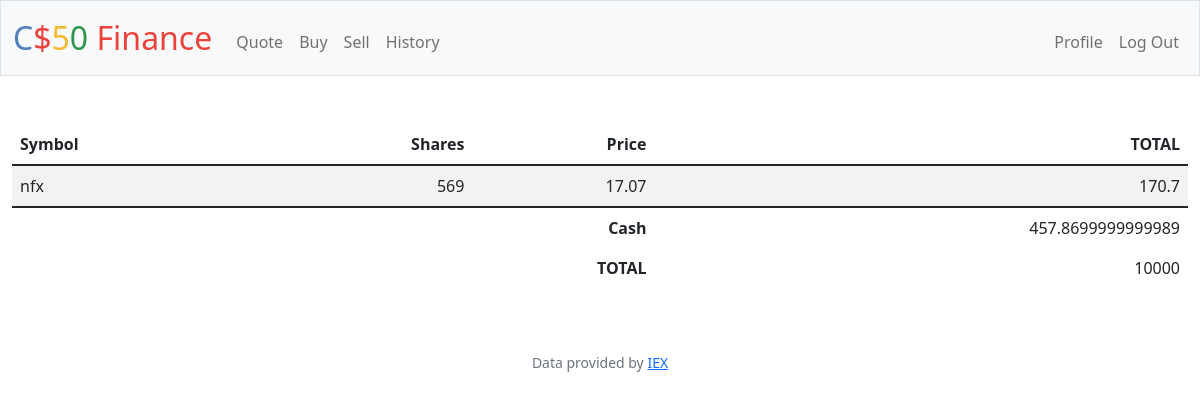
The app's page / (signed in) with its own data.
### tables this page shows
CREATE TABLE purchse (id INTEGER PRIMARY KEY AUTOINCREMENT NOT NULL ,user_id INGEGER NOT NULL,  symbol TEXT NOT NULL,  shares NUMERIC NOT NULL,price REAL NOT NULL, total REAL NOT NULL,FOREIGN KEY(user_id) REFERENCES users(id));

CREATE TABLE users (id INTEGER PRIMARY KEY AUTOINCREMENT NOT NULL, username TEXT NOT NULL, hash TEXT NOT NULL, cash NUMERIC NOT NULL DEFAULT 10000.00, total_cash NUMERIC NOT NULL DEFAULT 10000.00);

### app.py (the view)
@app.route("/")
@login_required
def index():
    if session.get("user_id"):
        db_user = db.execute ("SELECT * FROM users WHERE id=?",session["user_id"])
        user_data = db.execute("SELECT * FROM purchse WHERE user_id =?" ,session["user_id"])
        return render_template("index.html",user_data =user_data,db_user=db_user)
    else:
        return redirect("/login")

### app.py (called while the page is built)
@app.after_request
def after_request(response):
    response.headers["Cache-Control"] = "no-cache, no-store, must-revalidate"
    response.headers["Expires"] = 0
    response.headers["Pragma"] = "no-cache"
    return response

### helpers.py (called while the page is built)
def login_required(f):
    @wraps(f)
    def decorated_function(*args, **kwargs):
        if session.get("user_id") is None:
            return redirect("/login")
        return f(*args, **kwargs)
    return decorated_function

### templates/index.html (shortened to what this page needs)
{% extends "layout.html" %}
{% block main %}
    <table class="table table-striped">
        <thead>
            <tr>
                <th class="text-start">Symbol</th>
                <th class="text-end">Shares</th>
                <th class="text-end">Price</th>
                <th class="text-end">TOTAL</th>
            </tr>
        </thead>
        <tbody>
            {% for i in user_data %}
            <tr>
                <td class="text-start">
                    {{ i["symbol"]}}
                </td>
                <td class="text-end">
                    {{ i["shares"]}}
                </td>
                <td class="text-end">
                    {{ i["price"]}}
                </td>
                <td class="text-end">
                    {{ i["total"]}}
                </td>
                {% endfor %}
            </tr>
        </tbody>
        <tfoot>
            <tr>
                <td class="border-0 fw-bold text-end " colspan="3">Cash</td>
                <td class="border-0  text-end">{{ db_user[0]["cash"] }}</td>
            </tr>
            <tr>
                <td class="border-0 fw-bold text-end" colspan="3">TOTAL</td>
                <td class="border-0 w-bold text-end">{{ db_user[0]["total_cash"]}}</td>
            </tr>
        </tfoot>
    </table>
{% endblock %}

### records on screen
purchse: symbol "nfx", shares "569", price "17.07", total "170.7"
users: cash "457.8699999999989", total_cash "10000"
